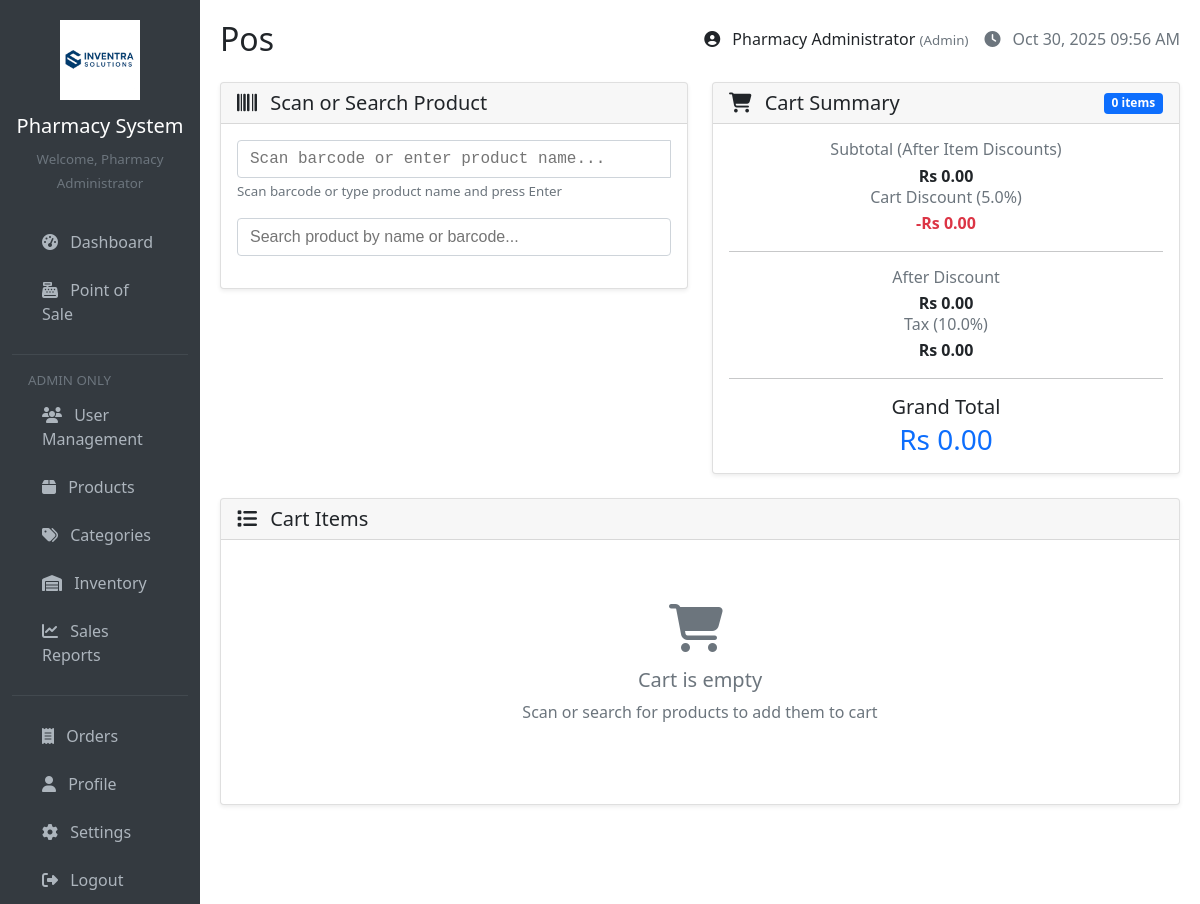
Page /pages/pos.php (signed in) on the earlier database version.
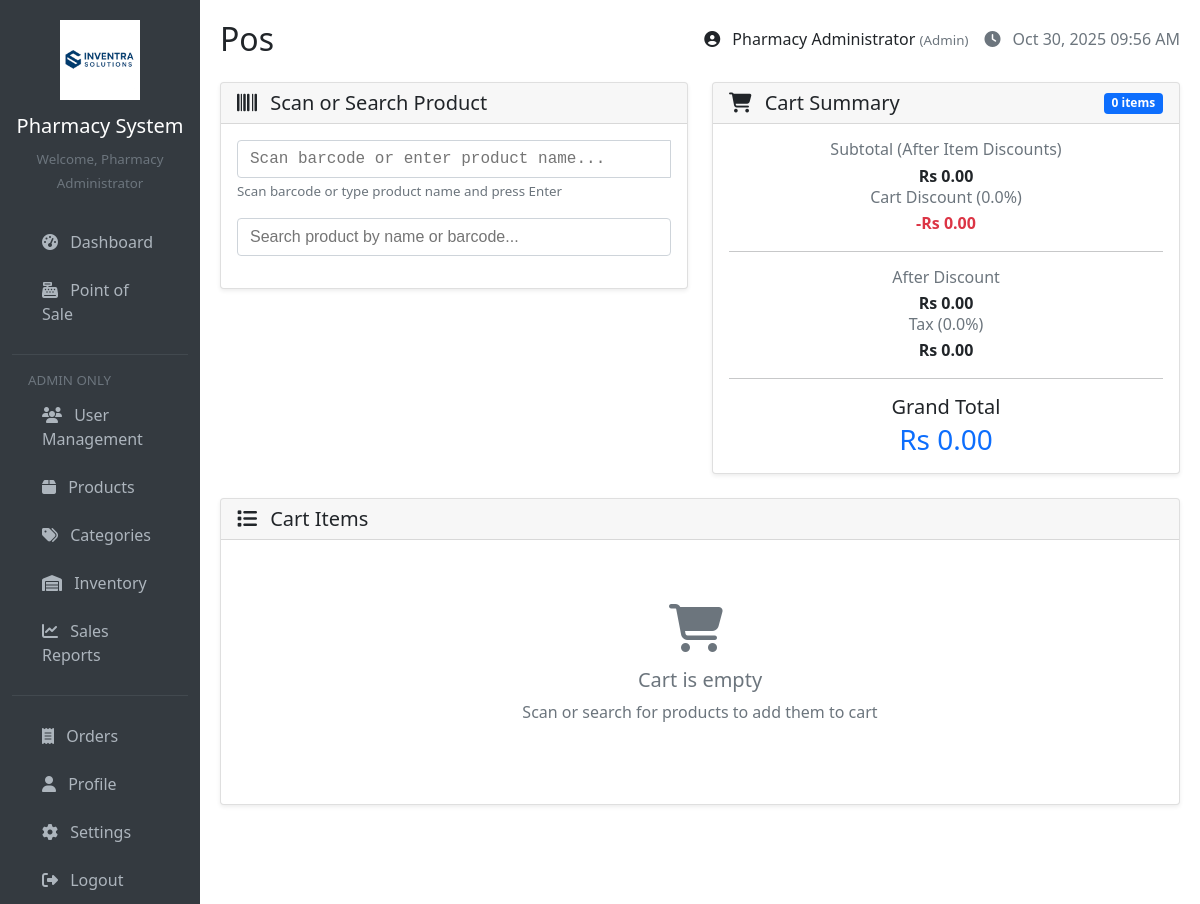
Same page on the later database version.
### tables this page shows
CREATE TABLE `settings` (
  `id` int(11) NOT NULL,
  `setting_key` varchar(50) NOT NULL,
  `setting_value` varchar(255) NOT NULL
);

### includes/functions.php (called while the page is built, shortened)
<?php
function formatCurrency($amount) {
    return 'Rs ' . number_format($amount, 2);
}
function getSetting(string $key, $default = null) {
    $conn = getConnection();
    $query = "SELECT setting_value FROM settings WHERE setting_key = ?";
    $stmt = $conn->prepare($query);
    $stmt->bind_param("s", $key);
    $stmt->execute();
    $result = $stmt->get_result()->fetch_assoc();
    return $result ? $result['setting_value'] : $default;
}
function calculateTax(float $amount): float {
    $taxRate = (float) getSetting('tax_rate', 0.10);
    return $amount * $taxRate;
}
function calculateDiscount(float $amount): float {
    $discountRate = (float) getSetting('discount_rate', 0);
    return $amount * $discountRate;
}
?>

### pages/pos.php (the view, shortened to what this page needs)
<?php
require_once '../includes/header.php';
$subtotal = 0;
$totalItems = 0;
$discountAmount = calculateDiscount($subtotal);
$afterDiscount = $subtotal - $discountAmount;
$taxAmount = calculateTax($afterDiscount);
$total = $afterDiscount + $taxAmount;
$discountRate = getSetting('discount_rate', 0) * 100;
$taxRate = getSetting('tax_rate', 0.10) * 100;
?>
<div class="row">
    <div class="col-md-6 mb-4">
        <div class="card">
            <div class="card-header">
                <h5 class="card-title mb-0">
                    <i class="fas fa-barcode"></i> Scan or Search Product
                </h5>
            </div>
            <div class="card-body">
                <form method="POST" class="mb-3" id="barcodeForm">
                    <div class="input-group">
                        <input type="text" name="barcode" class="form-control barcode-input" placeholder="Scan barcode or enter product name..." autocomplete="off" autofocus>
                    </div>
                    <small class="text-muted">Scan barcode or type product name and press Enter</small>
                </form>
                <div class="mb-3">
                    <input type="text" id="liveSearch" class="form-control" placeholder="Search product by name or barcode...">
                </div>
            </div>
        </div>
    </div>
    <div class="col-md-6 mb-4">
        <div class="card">
            <div class="card-header d-flex justify-content-between align-items-center">
                <h5 class="card-title mb-0"><i class="fas fa-shopping-cart"></i> Cart Summary</h5>
                <span class="badge bg-primary"><?php echo $totalItems; ?> items</span>
            </div>
            <div class="card-body">
                <div class="row text-center mb-2">
                    <div class="col-6">
                        <h6 class="text-muted mb-1">Subtotal (After Item Discounts)</h6>
                        <strong id="display-subtotal"><?php echo formatCurrency($subtotal); ?></strong>
                    </div>
                    <div class="col-6">
                        <h6 class="text-muted mb-1">Cart Discount (<?php echo number_format($discountRate, 1); ?>%)</h6>
                        <strong class="text-danger" id="display-discount">-<?php echo formatCurrency($discountAmount); ?></strong>
                    </div>
                    </div>
                <hr>
                <div class="row text-center mb-2">
                    <div class="col-6">
                        <h6 class="text-muted mb-1">After Discount</h6>
                        <strong id="display-after-discount"><?php echo formatCurrency($afterDiscount); ?></strong>
                    </div>
                    <div class="col-6">
                        <h6 class="text-muted mb-1">Tax (<?php echo number_format($taxRate, 1); ?>%)</h6>
                        <strong id="display-tax"><?php echo formatCurrency($taxAmount); ?></strong>
                    </div>
                </div>
                <hr>
                <div class="text-center">
                    <h5 class="mb-1">Grand Total</h5>
                    <h3 class="text-primary mb-0" id="display-total"><?php echo formatCurrency($total); ?></h3>
                </div>
            </div>
        </div>
    </div>
</div>
<div class="row">
    <div class="col-12">
        <div class="card">
            <div class="card-header d-flex justify-content-between align-items-center">
                <h5 class="card-title mb-0">
                    <i class="fas fa-list"></i> Cart Items
                </h5>
            </div>
            <div class="card-body">
                <?php if (empty($_SESSION['cart'])): ?>
                    <div class="text-center py-5">
                        <i class="fas fa-shopping-cart fa-3x text-muted mb-3"></i>
                        <h5 class="text-muted">Cart is empty</h5>
                        <p class="text-muted">Scan or search for products to add them to cart</p>
                    </div>
                <?php endif; ?>
            </div>
        </div>
    </div>
</div>
<?php
require_once '../includes/footer.php';
?>

Differences in the rows shown:
changed settings "Rs 0.00": setting_value "5.0" → "0.0"
changed settings (number 2 of 2 on the later page): setting_value "10.0" → "0.0"
